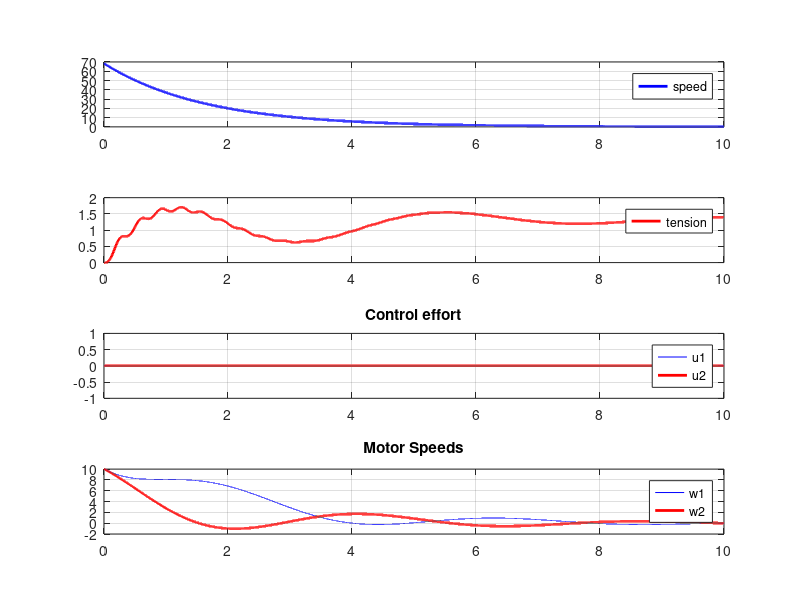

Here is the MATLAB script that generated this plot:
clear;
load('result_data.mat')
y1 = y(:,1);
y2 = y(:,2);
u1 = u(:,1);
u2 = u(:,2);

w1 = x(:,1);
w2 = x(:,2);

figure(10)
subplot(411)
plot(time,y1,'b', 'LineWidth',2)
grid
legend('speed');

subplot(412)
plot(time,y2,'r', 'LineWidth',2)
grid
legend('tension');

subplot(413)
plot(time,u1,'b', time, u2, 'r', 'LineWidth',2)
%axis([0 Tsim -11 11])
title('Control effort')
legend('u1', 'u2');
grid

subplot(414)
plot(time,w1,'b', time, w2, 'r', 'LineWidth',2)
%axis([0 Tsim -11 11])
title('Motor Speeds')
legend('w1', 'w2');
grid
